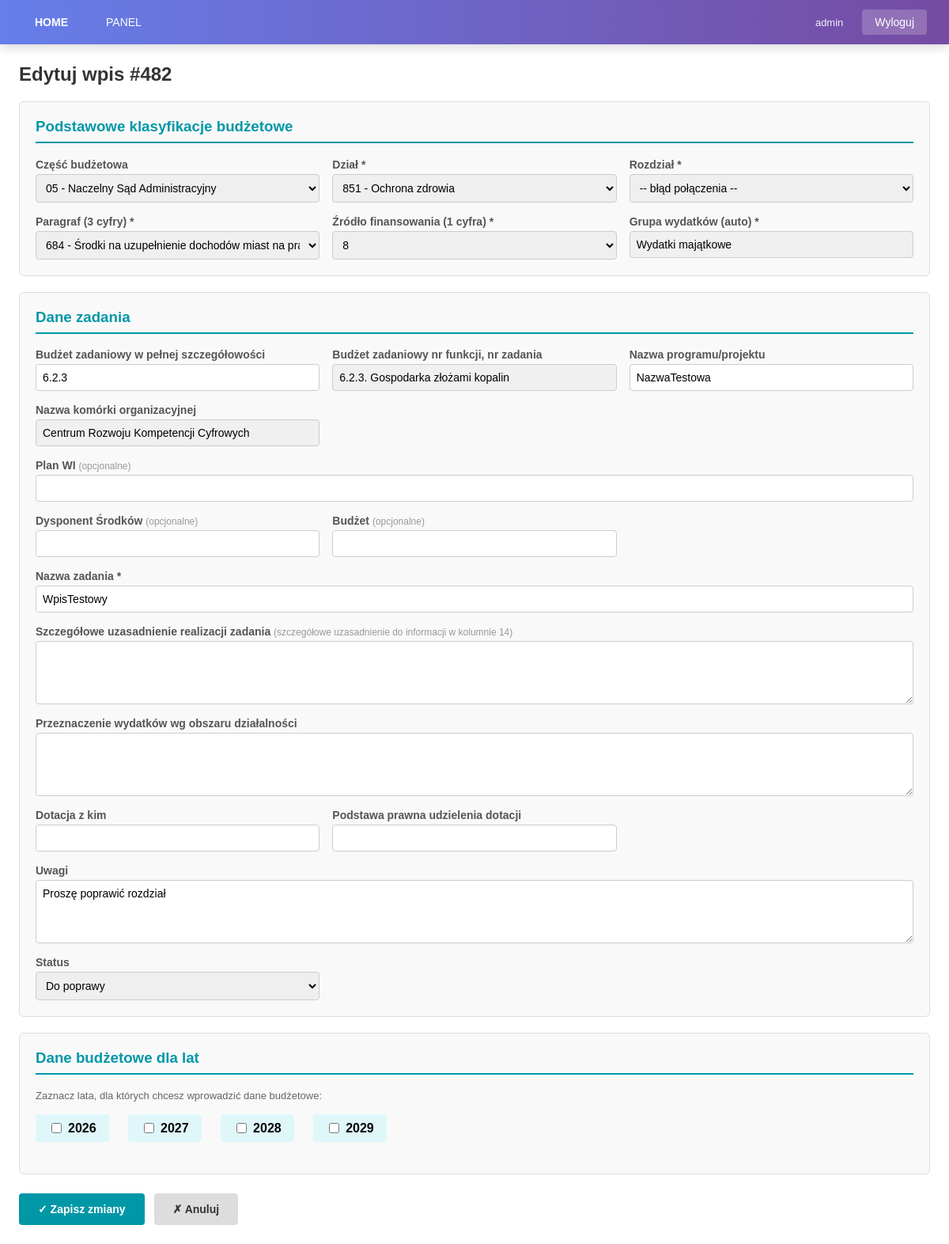
Screenshot of /edit.php?id=482 (signed in) with the database file from the repository.
### tables this page shows
CREATE TABLE `WPISY` (
  `ID` int(11) NOT NULL,
  `CzęśćBudżetowa` varchar(20) DEFAULT NULL,
  `Dział` varchar(255) DEFAULT NULL,
  `Rozdział` varchar(255) DEFAULT NULL,
  `Paragraf` varchar(255) DEFAULT NULL,
  `ŹródłoFinansowania` varchar(255) DEFAULT NULL,
  `GrupaWydatków` varchar(255) DEFAULT NULL,
  `BudżetZadaniowySzczeg` varchar(255) DEFAULT NULL,
  `BudżetZadaniowyNr` varchar(255) DEFAULT NULL,
  `NazwaProgramu` varchar(255) DEFAULT NULL,
  `NazwaKomorki` varchar(255) DEFAULT NULL,
  `PlanWI` varchar(255) DEFAULT NULL,
  `DysponentŚrodków` varchar(255) DEFAULT NULL,
  `Budżet` varchar(255) DEFAULT NULL,
  `NazwaZadania` varchar(255) DEFAULT NULL,
  `SzczegUzasadnienie` text DEFAULT NULL,
  `PrzeznaczenieWydatków` text DEFAULT NULL,
  `Potrzeby2026` decimal(15,2) DEFAULT NULL,
  `Limit2026` decimal(15,2) DEFAULT NULL,
  `Braki2026` decimal(15,2) DEFAULT NULL,
  `KwotaUmowy2026` decimal(15,2) DEFAULT NULL,
  `NrUmowy2026` varchar(255) DEFAULT NULL,
  `Potrzeby2027` decimal(15,2) DEFAULT NULL,
  `Limit2027` decimal(15,2) DEFAULT NULL,
  `Braki2027` decimal(15,2) DEFAULT NULL,
  `KwotaUmowy2027` decimal(15,2) DEFAULT NULL,
  `NrUmowy2027` varchar(255) DEFAULT NULL,
  `Potrzeby2028` decimal(15,2) DEFAULT NULL,
  `Limit2028` decimal(15,2) DEFAULT NULL,
  `Braki2028` decimal(15,2) DEFAULT NULL,
  `KwotaUmowy2028` decimal(15,2) DEFAULT NULL,
  `NrUmowy2028` varchar(255) DEFAULT NULL,
  `Potrzeby2029` decimal(15,2) DEFAULT NULL,
  `Limit2029` decimal(15,2) DEFAULT NULL,
  `Braki2029` decimal(15,2) DEFAULT NULL,
  `KwotaUmowy2029` decimal(15,2) DEFAULT NULL,
  `NrUmowy2029` varchar(255) DEFAULT NULL,
  `DotacjaZKim` varchar(255) DEFAULT NULL,
  `PodstawaPrawna` varchar(255) DEFAULT NULL,
  `Uwagi` text DEFAULT NULL,
  `Status` enum('Szkic','Do zatwierdzenia','Zatwierdzone','Odrzucone','Do poprawy') NOT NULL DEFAULT 'Szkic'
);

CREATE TABLE `CzesciBudzetowe` (
  `ID` int(11) NOT NULL,
  `Kod` varchar(10) NOT NULL,
  `Nazwa` varchar(255) NOT NULL
);

CREATE TABLE `Dzialy` (
  `ID` int(11) NOT NULL,
  `Kod` varchar(3) NOT NULL,
  `Nazwa` varchar(255) NOT NULL
);

CREATE TABLE `Paragrafy3Cyfry` (
  `ID` int(11) NOT NULL,
  `Kod3` varchar(3) NOT NULL,
  `Nazwa` varchar(255) NOT NULL
);

### public_html/edit.php (the view, shortened to what this page needs)
<?php
$mysqli = require 'db.php';
$id = (int)$_GET['id'];
$result = $mysqli->query('SELECT * FROM WPISY WHERE ID=' . $id);
$entry = $result->fetch_assoc();
$czesciBudzetowe = $mysqli->query('SELECT Kod, Nazwa FROM CzesciBudzetowe ORDER BY Kod');
$dzial = $mysqli->query('SELECT Kod, Nazwa FROM Dzialy ORDER BY Kod');
$paragraf = $mysqli->query('SELECT Kod3, Nazwa FROM Paragrafy3Cyfry ORDER BY Kod3');
$zrodlo = $mysqli->query('SELECT DISTINCT RIGHT(Kod, 1) as Zrodlo FROM ZrodlaIGrupy ORDER BY Zrodlo');
?>
<!DOCTYPE html>
<html>
<head>
</head>
<body>
<div class="container">
    <div class="main">
        <h2>Edytuj wpis #<?= (int)$id ?></h2>
        <form method="post">
            <div class="section">
                <h3>Podstawowe klasyfikacje budżetowe</h3>
                <div class="form-grid">
                    <div class="form-group">
                        <label for="CzęśćBudżetowa">Część budżetowa</label>
                        <select name="CzęśćBudżetowa" id="CzęśćBudżetowa" required>
                            <?php if ($czesciBudzetowe) while ($r = $czesciBudzetowe->fetch_assoc()): ?>
                                <option value="<?= htmlspecialchars((string)$r['Kod']) ?>" <?= $entry['CzęśćBudżetowa'] == $r['Kod'] ? 'selected' : '' ?>><?= htmlspecialchars((string)$r['Kod']) ?> - <?= htmlspecialchars((string)$r['Nazwa']) ?></option>
                            <?php endwhile; ?>
                        </select>
                    </div>
                    <div class="form-group">
                        <label for="Dział">Dział *</label>
                        <select name="Dział" id="Dział" onchange="updateRozdzialy(this.value)" required>
                            <?php if ($dzial) while ($r = $dzial->fetch_assoc()): ?>
                                <option value="<?= htmlspecialchars((string)$r['Kod']) ?>" <?= $entry['Dział'] == $r['Kod'] ? 'selected' : '' ?>><?= htmlspecialchars((string)$r['Kod']) ?> - <?= htmlspecialchars((string)$r['Nazwa']) ?></option>
                            <?php endwhile; ?>
                        </select>
                    </div>
                    <div class="form-group">
                        <label for="Rozdział">Rozdział *</label>
                        <select name="Rozdział" id="Rozdział" required>
                            <option value="">-- najpierw wybierz Dział --</option>
                        </select>
                    </div>
                    <div class="form-group">
                        <label for="Paragraf">Paragraf (3 cyfry) *</label>
                        <select name="Paragraf" id="Paragraf" onchange="updateGrupaWydatkow()" required>
                            <?php if ($paragraf) while ($r = $paragraf->fetch_assoc()): ?>
                                <option value="<?= htmlspecialchars((string)$r['Kod3']) ?>" <?= $entry['Paragraf'] == $r['Kod3'] ? 'selected' : '' ?>><?= htmlspecialchars((string)$r['Kod3']) ?> - <?= htmlspecialchars((string)$r['Nazwa']) ?></option>
                            <?php endwhile; ?>
                        </select>
                    </div>
                    <div class="form-group">
                        <label for="ŹródłoFinansowania">Źródło finansowania (1 cyfra) *</label>
                        <select name="ŹródłoFinansowania" id="ŹródłoFinansowania" onchange="updateNazwaProgramu(this.value)" required>
                            <?php if ($zrodlo) while ($r = $zrodlo->fetch_assoc()): ?>
                                <option value="<?= htmlspecialchars((string)$r['Zrodlo']) ?>" <?= $entry['ŹródłoFinansowania'] == $r['Zrodlo'] ? 'selected' : '' ?>><?= htmlspecialchars((string)$r['Zrodlo']) ?></option>
                            <?php endwhile; ?>
                        </select>
                    </div>
                    <div class="form-group">
                        <label for="GrupaWydatków">Grupa wydatków (auto) *</label>
                        <input type="text" name="GrupaWydatków" id="GrupaWydatków" readonly style="background:#f0f0f0; cursor:not-allowed;" value="<?= htmlspecialchars((string)$entry['GrupaWydatków']) ?>" required>
                    </div>
                </div>
            </div>
            <div class="section">
                <h3>Dane zadania</h3>
                <div class="form-grid">
                    <div class="form-group">
                        <label for="BudżetZadaniowySzczeg">Budżet zadaniowy w pełnej szczegółowości</label>
                        <input type="text" name="BudżetZadaniowySzczeg" id="BudżetZadaniowySzczeg" pattern="[0-9]+(\.[0-9]+){1,3}" maxlength="20" placeholder="np. 1.5, 1.6.1, 22.01.01.01" title="Format: liczby oddzielone kropkami (np. 1.5, 1.6.1, 1.2.2.1, 22.01.01.01)" onchange="updateBudgetNumber(this.value)" value="<?= htmlspecialchars((string)$entry['BudżetZadaniowySzczeg']) ?>">
                    </div>
                    <div class="form-group">
                        <label for="BudżetZadaniowyNr">Budżet zadaniowy nr funkcji, nr zadania</label>
                        <input type="text" name="BudżetZadaniowyNr" id="BudżetZadaniowyNr" readonly style="background:#f0f0f0; cursor:not-allowed;" placeholder="auto-wypełniane" value="<?= htmlspecialchars((string)$entry['BudżetZadaniowyNr']) ?>">
                    </div>
                    <div class="form-group">
                        <label for="NazwaProgramu">Nazwa programu/projektu</label>
                        <input type="text" name="NazwaProgramu" id="NazwaProgramu" style="background: white; cursor: auto;" value="<?= htmlspecialchars((string)$entry['NazwaProgramu']) ?>">
                    </div>
                    <div class="form-group">
                        <label for="NazwaKomorki">Nazwa komórki organizacyjnej</label>
                        <input type="text" name="NazwaKomorki_display" id="NazwaKomorki" readonly style="background:#f0f0f0; cursor:not-allowed;" value="<?= htmlspecialchars((string)$entry['NazwaKomorki']) ?>" required>
                    </div>
                    <div class="form-group full-width">
                        <label for="PlanWI">Plan WI <span style="font-weight: normal; color: #999; font-size: 12px;">(opcjonalne)</span></label>
                        <input type="text" name="PlanWI" id="PlanWI" value="<?= htmlspecialchars((string)$entry['PlanWI']) ?>">
                    </div>
                    <div class="form-group">
                        <label for="DysponentŚrodków">Dysponent Środków <span style="font-weight: normal; color: #999; font-size: 12px;">(opcjonalne)</span></label>
                        <input type="text" name="DysponentŚrodków" id="DysponentŚrodków" value="<?= htmlspecialchars((string)$entry['DysponentŚrodków']) ?>">
                    </div>
                    <div class="form-group">
                        <label for="Budżet">Budżet <span style="font-weight: normal; color: #999; font-size: 12px;">(opcjonalne)</span></label>
                        <input type="text" name="Budżet" id="Budżet" value="<?= htmlspecialchars((string)$entry['Budżet']) ?>">
                    </div>
                    <div class="form-group full-width">
                        <label for="NazwaZadania">Nazwa zadania *</label>
                        <input type="text" name="NazwaZadania" id="NazwaZadania" required value="<?= htmlspecialchars((string)$entry['NazwaZadania']) ?>">
                    </div>
                    <div class="form-group full-width">
                        <label for="SzczegUzasadnienie">Szczegółowe uzasadnienie realizacji zadania <span style="font-weight: normal; color: #999; font-size: 12px;">(szczegółowe uzasadnienie do informacji w kolumnie 14)</span></label>
                        <textarea name="SzczegUzasadnienie" id="SzczegUzasadnienie"><?= htmlspecialchars((string)$entry['SzczegUzasadnienie']) ?></textarea>
                    </div>
                    <div class="form-group full-width">
                        <label for="PrzeznaczenieWydatków">Przeznaczenie wydatków wg obszaru działalności</label>
                        <textarea name="PrzeznaczenieWydatków" id="PrzeznaczenieWydatków"><?= htmlspecialchars((string)$entry['PrzeznaczenieWydatków']) ?></textarea>
                    </div>
                    <div class="form-group">
                        <label for="DotacjaZKim">Dotacja z kim</label>
                        <input type="text" name="DotacjaZKim" id="DotacjaZKim" value="<?= htmlspecialchars((string)$entry['DotacjaZKim']) ?>">
                    </div>
                    <div class="form-group">
                        <label for="PodstawaPrawna">Podstawa prawna udzielenia dotacji</label>
                        <input type="text" name="PodstawaPrawna" id="PodstawaPrawna" value="<?= htmlspecialchars((string)$entry['PodstawaPrawna']) ?>">
                    </div>
                    <div class="form-group full-width">
                        <label for="Uwagi">Uwagi</label>
                        <textarea name="Uwagi" id="Uwagi"><?= htmlspecialchars((string)$entry['Uwagi']) ?></textarea>
                    </div>
                    <div class="form-group">
                        <label for="Status">Status</label>
                        <select name="Status" id="Status">
                            <option value="Do poprawy" <?= $entry['Status'] === 'Do poprawy' ? 'selected' : '' ?>>Do poprawy</option>
                        </select>
                    </div>
                </div>
            </div>
            <div class="section">
                <h3>Dane budżetowe dla lat</h3>
                <p style="color: #666; font-size: 13px; margin-bottom: 16px;">Zaznacz lata, dla których chcesz wprowadzić dane budżetowe:</p>
                <div class="year-toggle">
                    <label><input type="checkbox" onchange="toggleYear(this, 2026)" <?= !empty($entry['Potrzeby2026']) || !empty($entry['Limit2026']) ? 'checked' : '' ?>> <strong>2026</strong></label>
                    <label><input type="checkbox" onchange="toggleYear(this, 2027)" <?= !empty($entry['Potrzeby2027']) || !empty($entry['Limit2027']) ? 'checked' : '' ?>> <strong>2027</strong></label>
                    <label><input type="checkbox" onchange="toggleYear(this, 2028)" <?= !empty($entry['Potrzeby2028']) || !empty($entry['Limit2028']) ? 'checked' : '' ?>> <strong>2028</strong></label>
                    <label><input type="checkbox" onchange="toggleYear(this, 2029)" <?= !empty($entry['Potrzeby2029']) || !empty($entry['Limit2029']) ? 'checked' : '' ?>> <strong>2029</strong></label>
                </div>
            </div>
            <div class="button-group">
                <button type="submit">✓ Zapisz zmiany</button>
                <a href="home.php">✗ Anuluj</a>
            </div>
        </form>
    </div>
</div>
<?php require 'navbar.php'; ?>
</body>
</html>

### public_html/edit.php (style rules this page uses)
* { box-sizing: border-box; }
body { font-family: Arial; margin: 0; padding: 0; }
.container { display: flex; min-height: 100vh; }
.main { flex: 1; padding: 24px; max-width: 1200px; margin: 0 auto; }
h2 { margin-top: 0; color: #333; }
.section { background: #f9f9f9; padding: 20px; margin-bottom: 20px; border-radius: 6px; border: 1px solid #ddd; }
.section h3 { margin-top: 0; color: #0097a7; border-bottom: 2px solid #0097a7; padding-bottom: 8px; }
.form-grid { display: grid; grid-template-columns: repeat(auto-fit, minmax(300px, 1fr)); gap: 16px; }
.form-group { display: flex; flex-direction: column; }
.form-group label { font-weight: bold; margin-bottom: 4px; color: #555; font-size: 14px; }
.form-group input, .form-group select, .form-group textarea { padding: 8px; border: 1px solid #ccc; border-radius: 4px; font-size: 14px; font-family: Arial; }
.form-group textarea { resize: vertical; min-height: 80px; }
.full-width { grid-column: 1 / -1; }
.year-toggle { margin-bottom: 20px; }
.year-toggle label { display: inline-flex; align-items: center; margin-right: 20px; cursor: pointer; padding: 8px 16px; background: #e0f7fa; border-radius: 4px; transition: background 0.2s; }
.year-toggle input[type="checkbox"] { margin-right: 8px; width: auto; }
.button-group { display: flex; gap: 12px; margin-top: 24px; }
.button-group button, .button-group a { padding: 12px 24px; border: none; cursor: pointer; border-radius: 4px; text-decoration: none; display: inline-block; font-size: 14px; font-weight: bold; }
.button-group button { background: #0097a7; color: white; }
.button-group a { background: #ddd; color: #333; }

### public_html/navbar.php (style rules this page uses)
body { padding-top: 56px; }

### rows the page displays
wpisy: CzęśćBudżetowa "05 - Naczelny Sąd Administracyjny", Dział "851 - Ochrona zdrowia", Paragraf "684 - Środki na uzupełnienie dochodów miast na prawach powiatu", ŹródłoFinansowania "8", GrupaWydatków "Wydatki majątkowe", BudżetZadaniowySzczeg "6.2.3", BudżetZadaniowyNr "6.2.3. Gospodarka złożami kopalin", NazwaProgramu "NazwaTestowa", NazwaKomorki_display "Centrum Rozwoju Kompetencji Cyfrowych", NazwaZadania "WpisTestowy", Uwagi "Proszę poprawić rozdział", Status "Do poprawy"

### other values shown
$id "482"
$_SESSION['login'] "admin"
